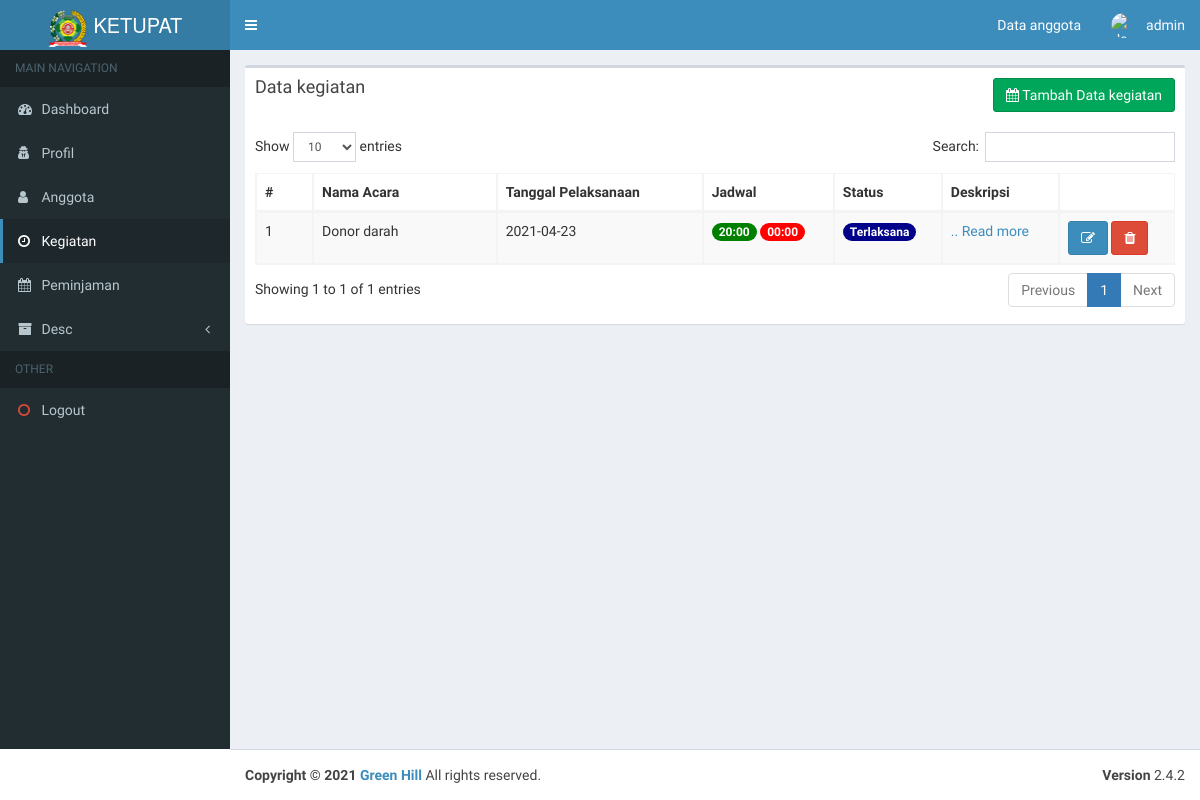
/admin/index.php?p=kegiatan (signed in), run on the app's committed database.
### tables this page shows
CREATE TABLE IF NOT EXISTS `kegiatan` (
  `id_kegiatan` int(10) NOT NULL AUTO_INCREMENT,
  `nama_kegiatan` varchar(100) NOT NULL,
  `tanggal` date NOT NULL,
  `mulai` time NOT NULL,
  `selesai` time NOT NULL,
  `status` varchar(50) NOT NULL,
  `privasi` enum('Internal','Eksternal') NOT NULL,
  `deskripsi` text NOT NULL,
  `NIK` varchar(16) NOT NULL,
  PRIMARY KEY (`id_kegiatan`)
);

### admin/page/kegiatan/index.php (the view, shortened to what this page needs)
<div class="row">
    <div class="col-xs-12">
      <div class="box">
        <div class="box-header">
          <h3 class="box-title">Data kegiatan</h3><h3 class="box-title pull-right"><a href="?p=kegiatan&act=create" class="btn btn-success"><i class="fa fa-calendar"></i> Tambah Data kegiatan</a></h3>
        </div>
        <div class="box-body">
          <table id="example1" class="table table-bordered table-striped">
            <thead>
            <tr>
              <th>#</th>
              <th>Nama Acara</th>
              <th>Tanggal Pelaksanaan</th>
              <th>Jadwal</th>
              <th>Status</th>
              <th>Deskripsi</th>
              <th><?php ?></th>
            </tr>
            </thead>
            <tbody>
            	<?php
                $no=0;
               ?>
              <?php
                $sql = "SELECT * from kegiatan  where tanggal < '".date('Y-m-d')."' order by tanggal desc";
                $query = mysqli_query($con, $sql);
                while ($row = mysqli_fetch_assoc($query)):
                  $no++;
                  if (strlen($row['deskripsi']) > 100){
                    $str = substr($row['deskripsi'], 0, 100) . '<a href="?p=kegiatan&act=edit&id='.$row['id_kegiatan'].'&n#editor"> .. Read more</a>';
                  }else{
                    $str=$row['deskripsi'];
                  }
                  if (strlen($row['nama_kegiatan']) > 50){
                    $title = substr($row['nama_kegiatan'], 0, 50) . '<a href="?p=kegiatan&act=edit&id='.$row['id_kegiatan'].'&n#editor"> .. Read more</a>';
                  }else{
                    $title=$row['nama_kegiatan'];
                  }
               ?>
               <tr>
                <td><?=$no?></td>
                <td width="20%"><?= $title ?></td>
                <td><?= $row['tanggal'] ?></td>
                <td>
                  <span class="badge badge-success" style="background: green"><?= date_format(date_create($row['mulai']),"H:i") ?></span>
                  <span class="badge badge-danger" style="background: red"><?= date_format(date_create($row['selesai']),"H:i") ?></span>
                </td>
                <td>
                  <?php
                  if($row['status']=='Booked') {
                          if($row['tanggal']==date('Y-m-d')){?>
                            <a style="color: red" href="index.php?p=kegiatan&act=status&id=<?= $row['id_kegiatan'] ?>">Belum Dipastikan</a>
                    <?php }elseif($row['tanggal'] > date('Y-m-d')){?>
                            <a href="index.php?p=kegiatan&act=status&id=<?= $row['id_kegiatan'] ?>"><?= $row['status'] ?></a>
                    <?php }elseif($row['tanggal'] < date('Y-m-d')) {?>
                            <span class="badge badge-danger" style="background: red;color: white">Dibatalkan</span>
                    <?php }
                  }elseif ($row['status']=='Reserved') {
                    if($row['tanggal']==date('Y-m-d')){?>
                            <span class="badge badge-danger" style="background: green;color: white">Berlangsung</span>
                    <?php }elseif($row['tanggal'] > date('Y-m-d')){?>
                            <span class="badge badge-danger bg-primary" style="color: white">Terjadwal</span>
                    <?php }elseif($row['tanggal'] < date('Y-m-d')) {?>
                            <span class="badge badge-danger" style="background: darkblue;color: white">Terlaksana</span>
                    <?php }
                }?>
                </td>
                <td><?= $str ?></td>
                <td>
                  <a href="index.php?p=kegiatan&act=edit&id=<?= $row['id_kegiatan'] ?>" class="btn btn-primary"><i class="fa fa-edit"></i></a>
                  <a href="index.php?p=kegiatan&delete&id=<?= $row['id_kegiatan'] ?>" class="btn btn-danger" onclick="return confirm('Apakah data akan dihapus?')"><i class="fa fa-trash"></i></a>
                </td>
               </tr>
              <?php endwhile; ?>
            </tbody>
          </table>
        </div>
      </div>
    </div>
  </div>

### data on the page
kegiatan: nama_kegiatan "Donor darah", tanggal "2021-04-23", mulai "20:00", selesai "00:00", status "Terlaksana"

### other printed values
$_SESSION['name'] "admin"
